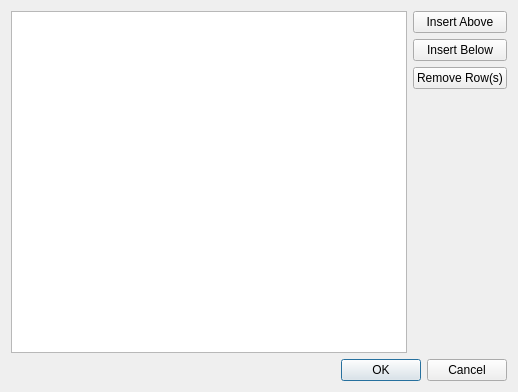
<?xml version="1.0" encoding="UTF-8"?>
<ui version="4.0">
 <class>Dialog</class>
 <widget class="QDialog" name="Dialog">
  <property name="geometry">
   <rect>
    <x>0</x>
    <y>0</y>
    <width>518</width>
    <height>392</height>
   </rect>
  </property>
  <property name="windowTitle">
   <string>Dialog</string>
  </property>
  <layout class="QVBoxLayout" name="verticalLayout">
   <item>
    <layout class="QHBoxLayout" name="horizontalLayout">
     <item>
      <widget class="QTableView" name="tableView"/>
     </item>
     <item>
      <layout class="QVBoxLayout" name="verticalLayout_2">
       <item>
        <widget class="QPushButton" name="insertAbove">
         <property name="text">
          <string>Insert Above</string>
         </property>
        </widget>
       </item>
       <item>
        <widget class="QPushButton" name="insertBelow">
         <property name="text">
          <string>Insert Below</string>
         </property>
        </widget>
       </item>
       <item>
        <widget class="QPushButton" name="removeRows">
         <property name="text">
          <string>Remove Row(s)</string>
         </property>
        </widget>
       </item>
       <item>
        <spacer name="verticalSpacer">
         <property name="orientation">
          <enum>Qt::Vertical</enum>
         </property>
         <property name="sizeHint" stdset="0">
          <size>
           <width>20</width>
           <height>40</height>
          </size>
         </property>
        </spacer>
       </item>
      </layout>
     </item>
    </layout>
   </item>
   <item>
    <widget class="QDialogButtonBox" name="buttonBox">
     <property name="orientation">
      <enum>Qt::Horizontal</enum>
     </property>
     <property name="standardButtons">
      <set>QDialogButtonBox::Cancel|QDialogButtonBox::Ok</set>
     </property>
    </widget>
   </item>
  </layout>
 </widget>
 <resources/>
 <connections>
  <connection>
   <sender>buttonBox</sender>
   <signal>accepted()</signal>
   <receiver>Dialog</receiver>
   <slot>accept()</slot>
   <hints>
    <hint type="sourcelabel">
     <x>248</x>
     <y>254</y>
    </hint>
    <hint type="destinationlabel">
     <x>157</x>
     <y>274</y>
    </hint>
   </hints>
  </connection>
  <connection>
   <sender>buttonBox</sender>
   <signal>rejected()</signal>
   <receiver>Dialog</receiver>
   <slot>reject()</slot>
   <hints>
    <hint type="sourcelabel">
     <x>316</x>
     <y>260</y>
    </hint>
    <hint type="destinationlabel">
     <x>286</x>
     <y>274</y>
    </hint>
   </hints>
  </connection>
 </connections>
</ui>
